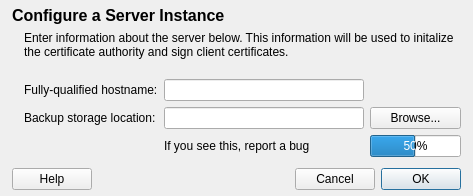
<?xml version="1.0" encoding="UTF-8"?>
<ui version="4.0">
 <class>configureServer</class>
 <widget class="QDialog" name="configureServer">
  <property name="geometry">
   <rect>
    <x>0</x>
    <y>0</y>
    <width>557</width>
    <height>410</height>
   </rect>
  </property>
  <property name="sizePolicy">
   <sizepolicy hsizetype="Fixed" vsizetype="Fixed">
    <horstretch>0</horstretch>
    <verstretch>0</verstretch>
   </sizepolicy>
  </property>
  <property name="windowTitle">
   <string>Configure a Server Instance</string>
  </property>
  <property name="windowIcon">
   <iconset resource="../../fwbackups.qrc">
    <normaloff>:/program-icons/program-icons/document-properties.png</normaloff>:/program-icons/program-icons/document-properties.png</iconset>
  </property>
  <property name="modal">
   <bool>true</bool>
  </property>
  <layout class="QVBoxLayout" name="verticalLayout_12">
   <property name="sizeConstraint">
    <enum>QLayout::SetFixedSize</enum>
   </property>
   <property name="leftMargin">
    <number>12</number>
   </property>
   <property name="topMargin">
    <number>6</number>
   </property>
   <property name="rightMargin">
    <number>12</number>
   </property>
   <property name="bottomMargin">
    <number>6</number>
   </property>
   <item>
    <widget class="QLabel" name="headerLabel">
     <property name="sizePolicy">
      <sizepolicy hsizetype="Preferred" vsizetype="Fixed">
       <horstretch>0</horstretch>
       <verstretch>0</verstretch>
      </sizepolicy>
     </property>
     <property name="font">
      <font>
       <pointsize>12</pointsize>
       <weight>75</weight>
       <bold>true</bold>
       <underline>false</underline>
      </font>
     </property>
     <property name="text">
      <string>Configure a Server Instance</string>
     </property>
    </widget>
   </item>
   <item>
    <layout class="QGridLayout" name="gridLayout">
     <property name="leftMargin">
      <number>12</number>
     </property>
     <item row="1" column="0">
      <widget class="QLabel" name="label_2">
       <property name="text">
        <string>Fully-qualified hostname:</string>
       </property>
      </widget>
     </item>
     <item row="2" column="0">
      <widget class="QLabel" name="label_5">
       <property name="text">
        <string>Backup storage location:</string>
       </property>
      </widget>
     </item>
     <item row="2" column="1">
      <widget class="QLineEdit" name="storeLineEdit"/>
     </item>
     <item row="3" column="1">
      <widget class="QLabel" name="usageLabel">
       <property name="minimumSize">
        <size>
         <width>200</width>
         <height>0</height>
        </size>
       </property>
       <property name="text">
        <string>If you see this, report a bug</string>
       </property>
      </widget>
     </item>
     <item row="1" column="1">
      <widget class="QLineEdit" name="hostnameLineEdit">
       <property name="maxLength">
        <number>128</number>
       </property>
      </widget>
     </item>
     <item row="2" column="2" colspan="2">
      <widget class="QPushButton" name="storeBrowseButton">
       <property name="text">
        <string>Browse...</string>
       </property>
      </widget>
     </item>
     <item row="0" column="0" colspan="4">
      <widget class="QLabel" name="label">
       <property name="text">
        <string>Enter information about the server below. This information will be used to initalize the certificate authority and sign client certificates.
</string>
       </property>
       <property name="wordWrap">
        <bool>true</bool>
       </property>
      </widget>
     </item>
     <item row="3" column="2" colspan="2">
      <widget class="QProgressBar" name="usageProgressBar">
       <property name="value">
        <number>50</number>
       </property>
      </widget>
     </item>
    </layout>
   </item>
   <item>
    <spacer name="verticalSpacer">
     <property name="orientation">
      <enum>Qt::Vertical</enum>
     </property>
     <property name="sizeHint" stdset="0">
      <size>
       <width>20</width>
       <height>5</height>
      </size>
     </property>
    </spacer>
   </item>
   <item>
    <layout class="QHBoxLayout" name="horizontalLayout">
     <item>
      <widget class="QPushButton" name="helpButton">
       <property name="text">
        <string>Help</string>
       </property>
      </widget>
     </item>
     <item>
      <spacer name="horizontalSpacer">
       <property name="orientation">
        <enum>Qt::Horizontal</enum>
       </property>
       <property name="sizeHint" stdset="0">
        <size>
         <width>5</width>
         <height>20</height>
        </size>
       </property>
      </spacer>
     </item>
     <item>
      <widget class="QPushButton" name="cancelButton">
       <property name="text">
        <string>Cancel</string>
       </property>
      </widget>
     </item>
     <item>
      <widget class="QPushButton" name="okButton">
       <property name="text">
        <string>OK</string>
       </property>
       <property name="default">
        <bool>true</bool>
       </property>
      </widget>
     </item>
    </layout>
   </item>
  </layout>
 </widget>
 <tabstops>
  <tabstop>hostnameLineEdit</tabstop>
  <tabstop>storeLineEdit</tabstop>
  <tabstop>storeBrowseButton</tabstop>
  <tabstop>helpButton</tabstop>
  <tabstop>cancelButton</tabstop>
  <tabstop>okButton</tabstop>
 </tabstops>
 <resources>
  <include location="../../fwbackups.qrc"/>
 </resources>
 <connections/>
</ui>
